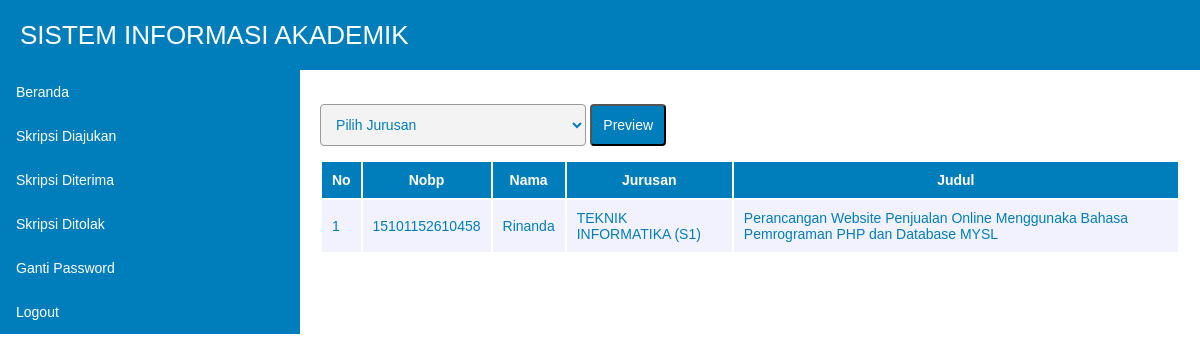
The app's page /dosen/index.php?p=skripsiditolak (signed in) with its own data.
### tables this page shows
CREATE TABLE IF NOT EXISTS `skripsi` (
  `idskripsi` int(11) NOT NULL AUTO_INCREMENT,
  `nobp` varchar(20) NOT NULL,
  `judulskripsi` text NOT NULL,
  `temaskripsi` text NOT NULL,
  `objekskripsi` text NOT NULL,
  `ltrbelakangskripsi` text NOT NULL,
  `tgldiajukan` datetime NOT NULL DEFAULT '0000-00-00 00:00:00',
  `tglditerima` datetime NOT NULL DEFAULT '0000-00-00 00:00:00',
  `status` varchar(10) NOT NULL,
  `komentar` text NOT NULL,
  `judulke` int(11) NOT NULL,
  PRIMARY KEY (`idskripsi`)
);

CREATE TABLE IF NOT EXISTS `mahasiswa` (
  `nobp` varchar(15) NOT NULL,
  `nama` varchar(30) NOT NULL,
  `tmptgllahir` varchar(100) NOT NULL,
  `foto` text NOT NULL,
  `kdjurusan` varchar(10) NOT NULL,
  `password` varchar(100) NOT NULL,
  PRIMARY KEY (`nobp`)
);

CREATE TABLE IF NOT EXISTS `jurusan` (
  `kdjurusan` varchar(10) NOT NULL,
  `nmjurusan` varchar(30) NOT NULL,
  `kdfakultas` varchar(10) NOT NULL,
  PRIMARY KEY (`kdjurusan`)
);

### dosen/skripsiditolak.php (the view, shortened to what this page needs)
<form method="POST" action="">
		<select name="kdjurusan">
			<option value="">Pilih Jurusan</option>
		</select>
		<input type="submit" name="cari" value="Preview">
</form>
<table>
	<tr>
		<th>No</th>
		<th>Nobp</th>
		<th>Nama</th>
		<th>Jurusan</th>
		<th>Judul</th>
	</tr>
	<?php
	$no = 1;
	if(isset($_POST['cari'])){
		$kdjurusan = $_POST['kdjurusan'];
		$jurusan = "and mahasiswa.kdjurusan like '$kdjurusan'";
	}else{
		$jurusan = "";
	}
	$tampil2 = mysqli_query($kon, "select * from skripsi,mahasiswa,jurusan where skripsi.nobp = mahasiswa.nobp and mahasiswa.kdjurusan = jurusan.kdjurusan $jurusan and skripsi.status = 'tolak'") or die(error);
	while ($data2 = mysqli_fetch_array($tampil2)) { ?>
		<tr>
			<td><?php echo $no++?></td>
			<td><?php echo $data2['nobp'];?></td>
			<td><?php echo $data2['nama'];?></td>
			<td><?php echo $data2['nmjurusan'];?></td>
			<td><?php echo $data2['judulskripsi'];?></td>
		</tr>
	<?php } ?>
</table>

### dosen/style.css (style rules this page uses)
input[type="text"], input[type="date"], input[type="password"], input[type="file"], textarea, select { width:100%; padding:0.8em; margin-top:1em; font-family:Arial; font-size:14px; color:#007EBB; border:1px solid #999999; border-radius:4px; background-color:#F3F3F3; }
select { width:auto; }
option { padding:5px; }
input[type="submit"] { width:auto; margin-top:0.9em; color:#FFFFFF; background-color:#007EBB; padding:0.8em; font-family:Arial; font-size:14px; text-align:center; cursor:pointer; border-radius:4px; }
table { width:100%; border-color:#007EBB; }
th { text-align:center; padding:10px; background-color:#007EBB; color:#FFFFFF; font-family:Arial; font-size:14px; }
td { padding:10px; background-color:#F2F2FF; font-size:14px; color:#007EBB; }

### records on screen
skripsi: mahasiswa.nobp "15101152610458", mahasiswa.nama "Rinanda", jurusan.nmjurusan "TEKNIK INFORMATIKA (S1)", judulskripsi "Perancangan Website Penjualan Online Menggunaka Bahasa Pemrograman PHP dan Database MYSL"
